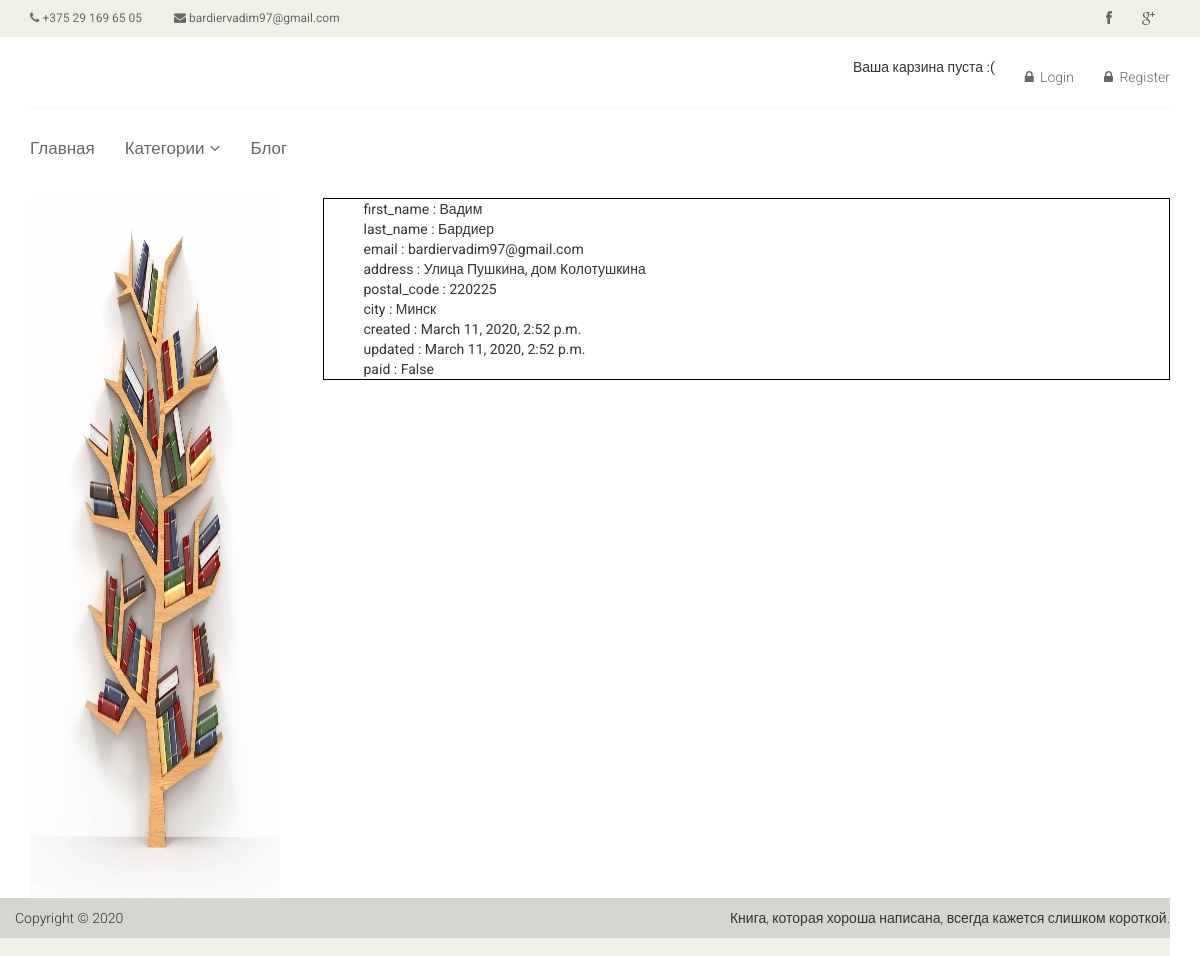
Page /orders/all/ on the committed database.
### orders/models.py (models this page shows, shortened)
class Order(models.Model):
	first_name = models.CharField(max_length=50)
	last_name = models.CharField(max_length=50)
	email = models.EmailField()
	address = models.CharField(max_length=250)
	postal_code = models.CharField(max_length=20)
	city = models.CharField(max_length=100)
	created = models.DateTimeField(auto_now_add=True)
	updated = models.DateTimeField(auto_now=True)
	paid = models.BooleanField(default=False)
	class Meta:
		ordering = ('-created',)
		verbose_name = 'Order'
		verbose_name_plural = 'Orders'

### orders/views.py (the view)
# urls.py: path('all/', views.OrderListView.as_view(), name='orders_list')
class OrderListView(ListView):
    model = Order
    queryset = Order.objects.all()
    template_name = 'orders.html'

### cart/cart.py (called while the page is built)
	def __len__(self):
		return sum(item['quantity'] for item in self.cart.values())

### cart/context_processors.py (called while the page is built)
def cart(request):
	return {'cart': Cart(request)}

### templates/orders.html
{% extends 'books/base.html' %}
{% load static %}
{% block content %}
    <section>
        <div class="container">
            <div class="row">
                <div class="col-sm-3">
                    <div class="left-sidebar">
                        <img src="{% static '/images/shelf.jpg' %}" width="250px" height="700">
                    </div>
                </div>
                <div class="col-sm-9">
                    <div class="blog-post-area">
                    {% for order in object_list %}
                        <ul style="border: solid black 1px">
                            <li>first_name : {{ order.first_name }}</li>
                            <li>last_name : {{ order.last_name }}</li>
                            <li>email : {{ order.email }}</li>
                            <li>address : {{ order.address }}</li>
                            <li>postal_code : {{ order.postal_code }}</li>
                            <li>city : {{ order.city }}</li>
                            <li>created : {{ order.created }}</li>
                            <li>updated : {{ order.updated }}</li>
                            <li>paid : {{ order.paid }}</li>
                        </ul>
                        <br>
                    {% endfor %}
                    </div>
                </div>
            </div>
        </div>
    </section>
{% endblock content %}

### static/css/main.css (style rules this page uses)
body { font-family: 'Roboto', sans-serif; background; position: relative; font-weight: 400px; padding-bottom: 58px; }
ul li { list-style: none; }

### rows in the picture
Order: first_name "Вадим", last_name "Бардиер", email "bardiervadim97@gmail.com", address "Улица Пушкина, дом Колотушкина", postal_code "220225", city "Минск", created "March 11, 2020, 2:52 p.m.", updated "March 11, 2020, 2:52 p.m.", paid "False"
